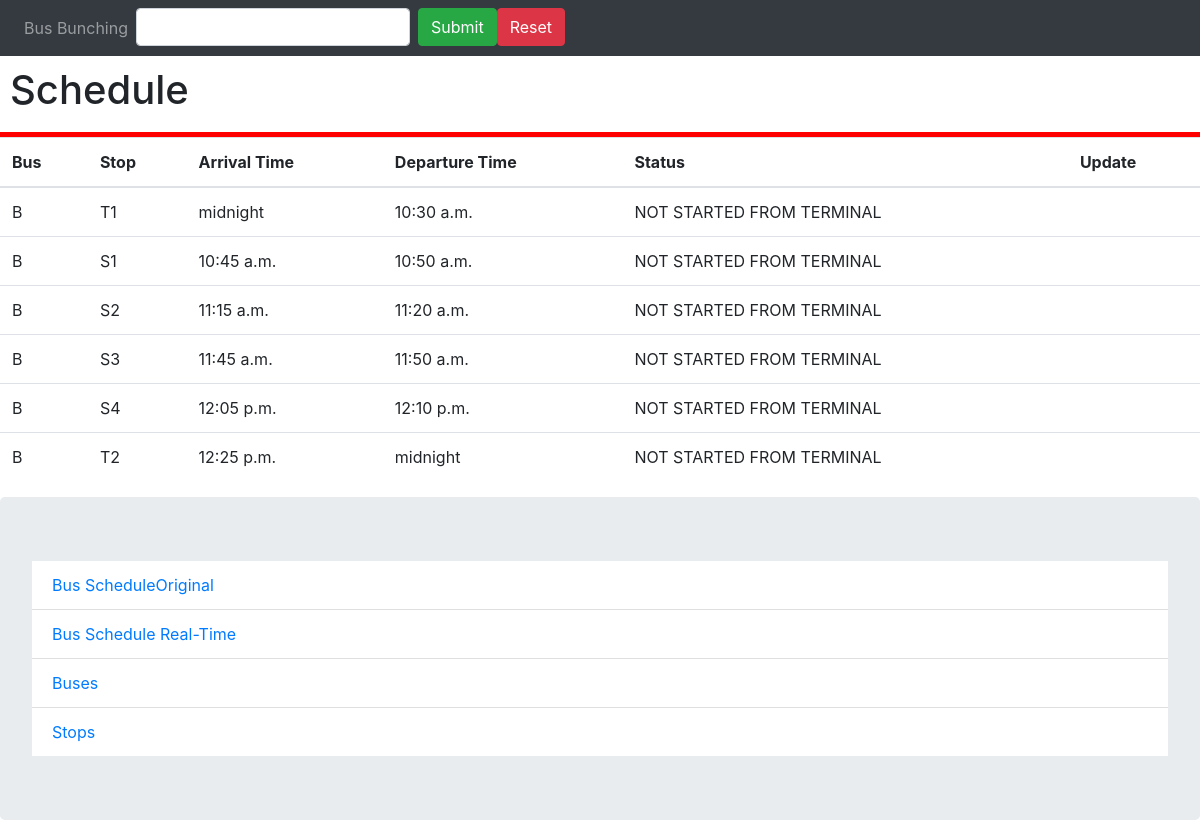
The page /bus-test/B on the database its author committed.
### bus/models.py (models this page shows, shortened)
class BusSchedule(models.Model):
    busstop = models.ForeignKey(BusStop, on_delete=models.CASCADE)
    route = models.ForeignKey(Route, on_delete=models.CASCADE)
    arrival = models.TimeField()
    departure = models.TimeField()
    status = models.CharField(max_length=50, default='NOT STARTED FROM TERMINAL')

class BusStop(models.Model):
    bus = models.ForeignKey(Bus, on_delete=models.CASCADE)
    stop = models.ForeignKey(Stop, on_delete=models.CASCADE)
    route = models.ForeignKey(Route, on_delete=models.CASCADE, null=True)
    arrival = models.TimeField()
    departure = models.TimeField()

class Bus(models.Model):
    name = models.CharField(max_length=30)
    route = models.ForeignKey(Route, on_delete=models.CASCADE)
    next = models.CharField(max_length=30)
    prev = models.CharField(max_length=30)
    def __str__(self):
        return self.name

class Stop(models.Model):
    name = models.CharField(max_length=30)
    route = models.ForeignKey(Route, on_delete=models.CASCADE)
    distance = models.IntegerField(default=0)
    time = models.IntegerField(default=0)
    next = models.CharField(max_length=30)
    prev = models.CharField(max_length=30)
    def __str__(self):
        return self.name

### bus/views.py (the view)
# urls.py: path('bus-test/<bus>', bus_test, name='bus-test'),
def bus_test(request, bus):
    bus_name = Bus.objects.get(name=bus)
    bus_stop = BusStop.objects.filter(bus=bus_name)
    bus_real_list = []
    for bs in bus_stop:
        bus_real = BusSchedule.objects.get(busstop=bs)
        bus_real_list.append(bus_real)
    return render(request, 'schedule-real.html', {'bus': bus_real_list})

### bus/templates/schedule-real.html (shortened to what this page needs)
{% extends 'base.html' %}
{% block heading %}
Schedule
{% endblock heading %}
{% block body %}
<table class="table">
    <thead>
        <tr>
            <th>Bus</th>
            <th>Stop</th>
            <th>Arrival Time</th>
            <th>Departure Time</th>
            <th>Status</th>
            <th>Update</th>
        </tr>
    </thead>
    <tbody>
        {% for b in bus %}
        <tr>
            <td>{{ b.busstop.bus }}</td>
            <td>{{ b.busstop.stop }}</td>
            <td>{{ b.arrival }}</td>
            <td>{{ b.departure }}</td>
            <td>{{ b.status }}</td>
            <td>
            </td>
        </tr>
        {% endfor %}
    </tbody>
</table>
{% endblock body %}

### rows shown on the page
BusSchedule: busstop.bus "B", busstop.stop "T1", arrival "midnight", departure "10:30 a.m.", status "NOT STARTED FROM TERMINAL"
BusSchedule: busstop.bus "B", busstop.stop "S1", arrival "10:45 a.m.", departure "10:50 a.m.", status "NOT STARTED FROM TERMINAL"
BusSchedule: busstop.bus "B", busstop.stop "S2", arrival "11:15 a.m.", departure "11:20 a.m.", status "NOT STARTED FROM TERMINAL"
BusSchedule: busstop.bus "B", busstop.stop "S3", arrival "11:45 a.m.", departure "11:50 a.m.", status "NOT STARTED FROM TERMINAL"
BusSchedule: busstop.bus "B", busstop.stop "S4", arrival "12:05 p.m.", departure "12:10 p.m.", status "NOT STARTED FROM TERMINAL"
BusSchedule: busstop.bus "B", busstop.stop "T2", arrival "12:25 p.m.", departure "midnight", status "NOT STARTED FROM TERMINAL"
